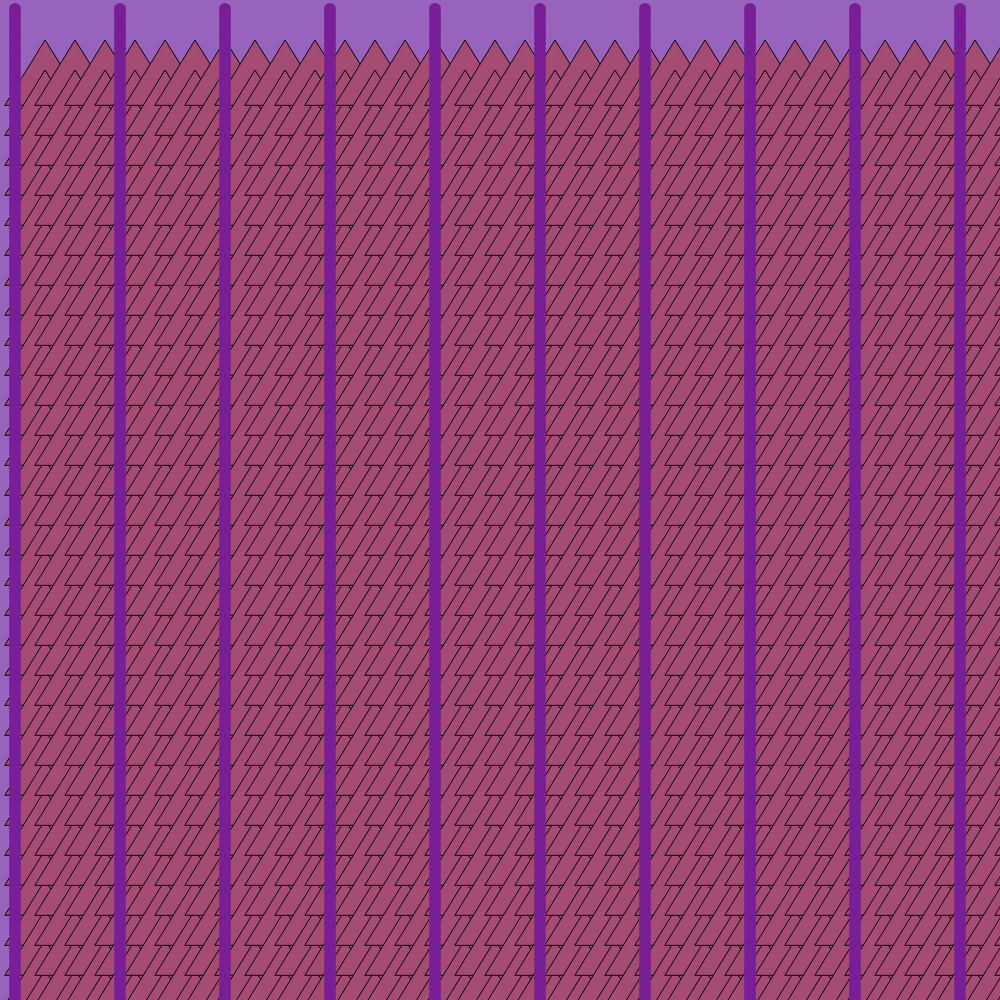
Frame 1 (no input)
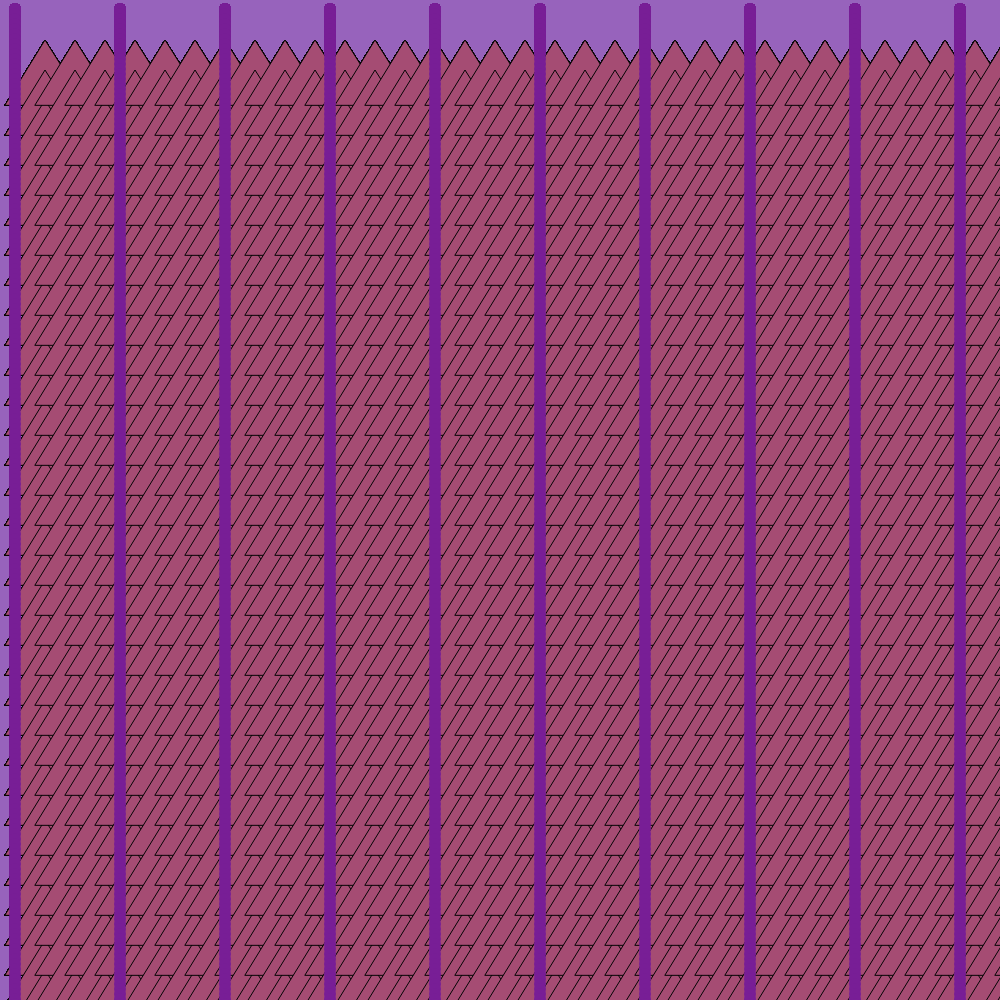
Frame 60 (no input)
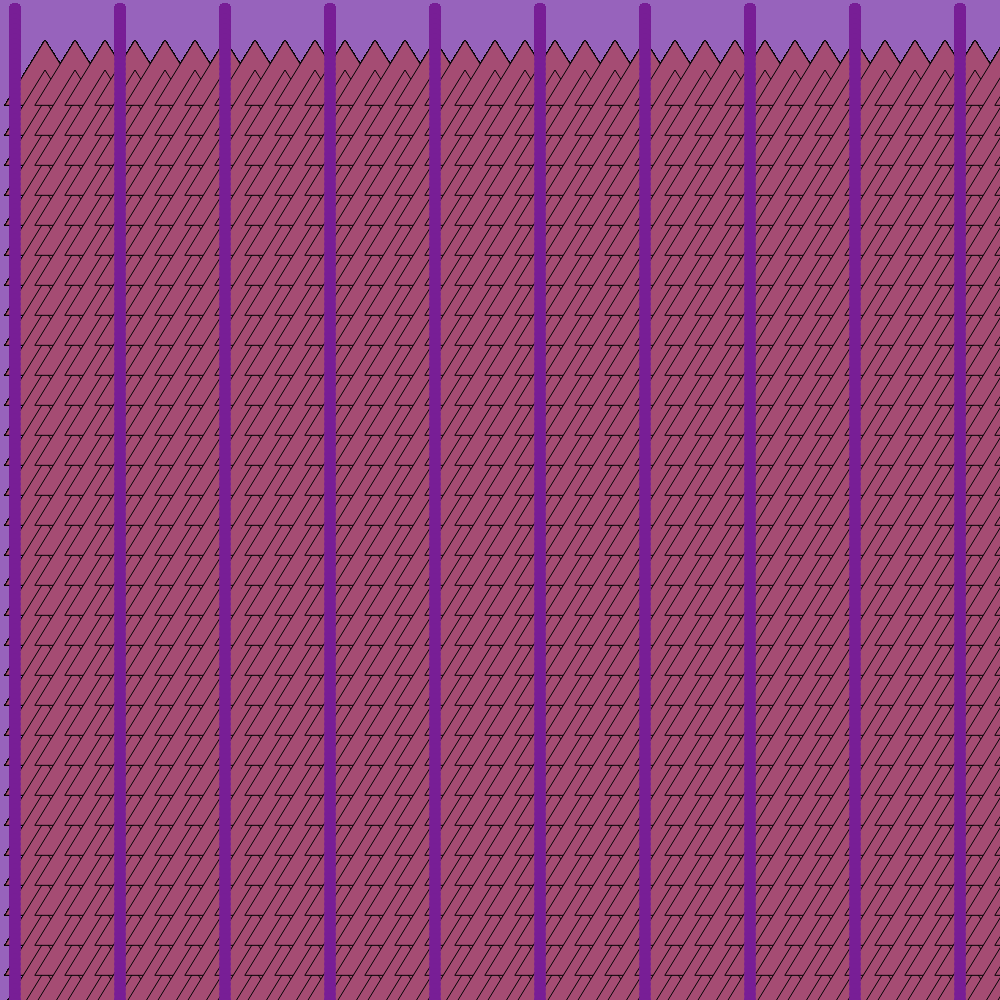
Frame 120 (the mouse pressed at the canvas centre since frame 60)

The p5.js sketch that drew these frames (run headless with seeded random() and noise() and a simulated clock; from frame 60 on, the mouse is pressed at the canvas centre):

// p5.js sketch
// ── sketch.js

function setup() {
  createCanvas(1000,1000)
  background(151, 99, 188)

  }

  function draw() {

    //triangle
    for(var x= 0; x<=width; x+=30){
      for(var y = 30; y <= height; y = y + 30){


    stroke(5);
    fill(165,76,115)
    triangle(x+5, y+75, x+45, y+10, x+86, y+75)}
    }


//ellipse
for(var x2 = 0; x2 <= width; x2 =x2+105 ){
          for(var y2 = 0; y2 <= height; y2 = y2+5){
              noStroke()
                fill(120,30,150);
             ellipse(x2+15,y2+9,12,12)
          }
}






  }
